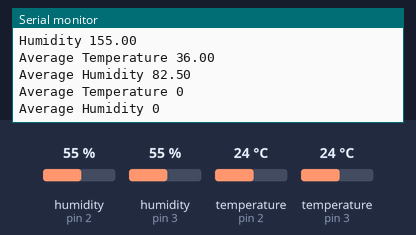
A sketch run on a simulated Arduino Uno, built with avr-gcc and run on an emulated ATmega328P. Shown: the last lines printed to the serial monitor. The inputs (shaded band) are chosen by the test bench; at power-on: humidity (sensors on pin 2, pin 3) 55 %, temperature (sensors on pin 2, pin 3) 24 °C.

Above: at 2.9 s.
3.0 s: humidity (sensor on pin 2) set to 22 %
At 5.2 s:
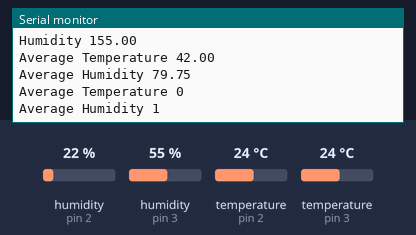
5.8 s: humidity (sensor on pin 3) set to 22 %
At 7.4 s:
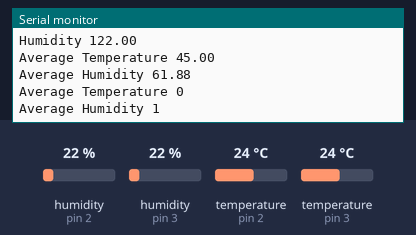
8.6 s: temperature (sensor on pin 2) set to 1 °C
At 9.7 s:
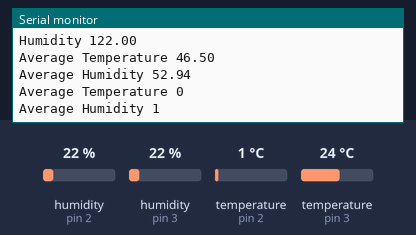
14.8 s: temperature (sensor on pin 3) set to 12 °C
At 16.3 s:
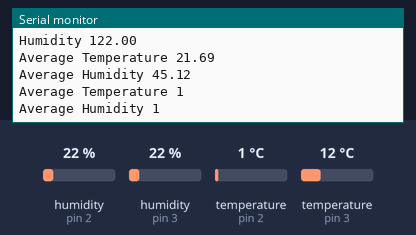
17.6 s: humidity (sensor on pin 2) set to 40 %
At 19.6 s:
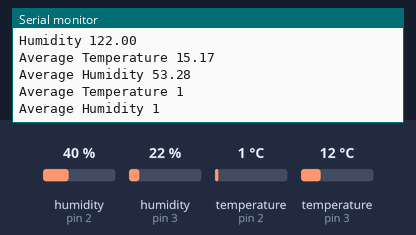
20.4 s: humidity (sensor on pin 3) set to 40 %
At 21.8 s:
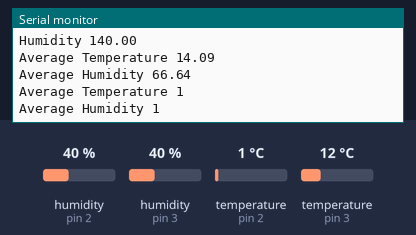
Timing chart, 0 to 23.4 s (numbered marks = the images above; inputs shaded):
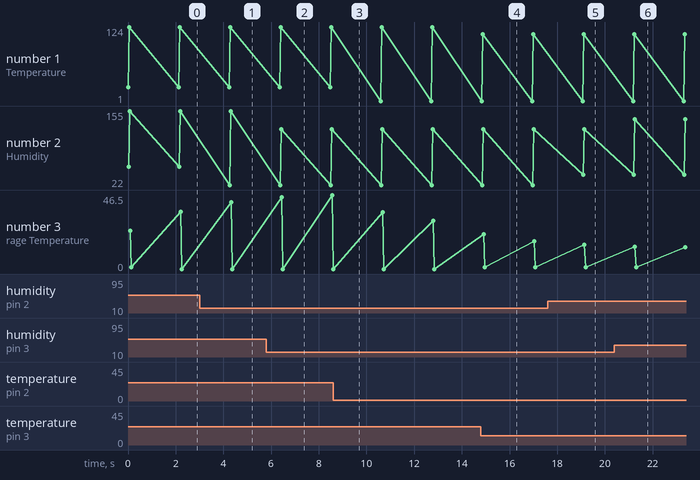

Measured:
- after the input at 3.0 s, the serial monitor: prints a new line after 1.3 s (image 1)
- after the input at 5.8 s, the serial monitor: prints a new line after 0.62 s (image 2)
- after the input at 14.8 s, the serial monitor: prints a new line after 0.07 s (image 4)
- after the input at 17.6 s, the serial monitor: prints a new line after 1.5 s (image 5)
- after the input at 20.4 s, the serial monitor: prints a new line after 0.84 s (image 6)
- plotted number 1: 124 → 112 after the input at 14.8 s
- plotted number 2: 155 → 122 after the input at 5.8 s, 122 → 140 after the input at 20.4 s

The sketch:

DHT22.ino
```cpp
#include <DHT.h>

#define DHTPIN1 2
#define DHTPIN2 3


DHT dht[] = {
  {DHTPIN1, DHT22},
  {DHTPIN2, DHT22},
  };

// DHT dht1(DHTPIN1, DHTTYPE);
// DHT dht2(DHTPIN2, DHTTYPE);

float humidity[2];
float temperature[2];
float avgTemperature = 0.0;
float avgHumidity = 0.0;


void setup()
{
  Serial.begin(9600);
// for(byte i = 0; i < sizeof(dht)/sizeof(dht[0]; i++)
// {
//    dht[i].begin();
// }

  for (auto& sensor : dht) {
    sensor.begin();
  }
}

void loop()
{
  for (int i = 0; i < 2; i++) {
    temperature[i] = dht[i].readTemperature();
    humidity[i] = dht[i].readHumidity();
  }
  //average
  for(int i = 0; i < 2; i++){
      avgTemperature = avgTemperature + temperature[i];
      avgHumidity = avgHumidity + humidity[i];
  }

  for (int i = 0; i < 2; i++) {
    Serial.print(F("Temperature "));
    Serial.print(i);
    Serial.println(temperature[i]);
    Serial.print(F("Humidity "));
    Serial.print(i);
    Serial.println(humidity[i]);
  }

    avgTemperature /=2;
    Serial.print(F("Average Temperature "));
    Serial.println(avgTemperature);

    avgHumidity /=2;
    Serial.print(F("Average Humidity "));
    Serial.println(avgHumidity);

    // call the functions here
     Serial.print(F("Average Temperature "));
     Serial.println( tempCheck(avgTemperature));

     Serial.print(F("Average Humidity "));
    Serial.println( humidityCheck(avgHumidity));


    delay(2000); //delay 2 sec.
}

 bool humidityCheck( float avgHumidity){
     if(avgHumidity <= 20 || avgHumidity >= 80 ){ //will hard code the value for the range according to client's requirments
       return false;
     }
     else{
        return true;
     }
  }
 bool tempCheck( float avgTemperature){
    if(avgTemperature <= -5 || avgTemperature >= 25 ){ // will hard code the value for the range according to client's requirments
       return false;
    }
     else{
      return true;
     }

  }
```
